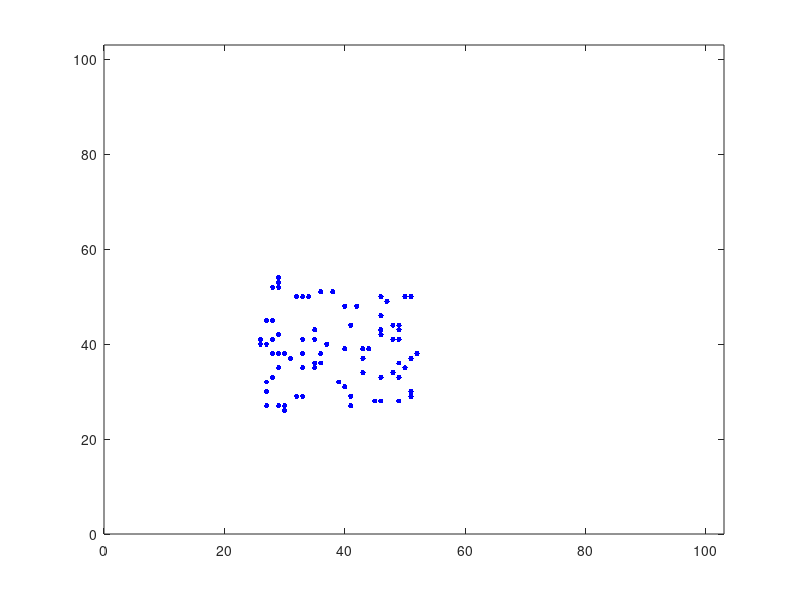

The MATLAB script that drew this image: (Note: this script raises an error after producing the figure.)

nseeds=80;
probfil=0.5;
dprobfil=0.245;
wx=0.999;
m = 102;




nosteps=1;
nsteps=200;
step=0;
ostep=0;
length=int16(m/8);
nwalls=50;

dprobfilx=dprobfil*wx;
dprobfily=dprobfil*(1-wx);



while ostep<nosteps
        X = zeros(m,m);
     xs=1+int16((m/4)+(m/4)*rand(nseeds));
    ys=1+int16((m/4)+(m/4)*rand(nseeds));

     xw=1+int16(m*rand(nwalls));
    yw=1+int16(m*rand(nwalls));
    for ic=1:nwalls    
     X(xw(ic),yw(ic))=2;
     for jc=1:length
        if (xw(ic)+jc)<m
           X(xw(ic)+jc,yw(ic))=2; 
        end
     end
    end
 for ic=1:nwalls    
     X(xw(ic),yw(ic))=2;
     for jc=1:length
        if (yw(ic)+jc)<m
           X(xw(ic),yw(ic)+jc)=2; 
        end
     end
 end
 
  
    
    

    for ic=1:nseeds    
     X(xs(ic),ys(ic))=1;   
    end
    
    [i,j] = find((X>0) .* (X<2));
       figure(gcf);
      plothandle = plot(i,j,'.', ...
      'Color','blue', ...
      'MarkerSize',12);
   axis([0 m+1 0 m+1]);
  
   
while step<nsteps
    
      notocuppied=0;
      
      pm=rand(1);
      if(pm<0.25)
            cx=int16(1);
            cy=int16(1+rand(1)*(m));
            vx=1;
            vy=0;
 
      elseif(pm>=0.25 && pm <0.5)
             cy=int16(1);
            cx=int16(1+rand(1)*(m));
            vy=1;
            vx=0;
       elseif(pm>=0.5 && pm <0.75)
             cy=int16(m);
            cx=int16(1+rand(1)*(m));
            vx=0;
            vy=1;
      elseif(pm>=0.75 && pm <=1.0)
             cy=int16(m);
            cx=int16(1+rand(1)*(m));
            vx=0;
            vy=1;
      end
      
      vx=(m/2-cx);
      vy=(m/2-cy);
      vx=1;
      vy=1;
      
      
      newcx=cx;
      newcy=cy;
     while notocuppied==0
           
         if (((cx+1)<=m) && (X(cx+1,cy)==1))
                      notocuppied=1;
                      X(cx,cy)=1;
         end;
         if (((cx-1)>0)   && (X(cx-1,cy)==1))
                      notocuppied=1; 
                      X(cx,cy)=1;
         end;

         %neighbours in y direction
         
         if (((cy+1)<=m) && (X(cx,cy+1)==1))
                      notocuppied=1; 
                      X(cx,cy)=1;
         end;
         if (((cy-1)>0)   && (X(cx,cy-1)==1))
                      notocuppied=1; 
                      X(cx,cy)=1;
         end;
 
         
         if(notocuppied==0)
            %fill y direction
            if rand(1)>0.5
            %fill +y direction
                if (cy+1)<=m 
                    newcx=cx+vx;
                    newcy=cy+vy;
                end;
            else
            %fill -y direction
                if(cy-1)>0
                  newcy=cy-vy;
                  newcx=cx+vx;
                end;
            end; 
            
            if(newcx>m)
                newcx=1;
            end
         
 
        
             X(cx,cy)=0;
             X(newcx,newcy)=1;
             cx=newcx;
             cy=newcy;
         end
         
         
         % Update plot.

           [i,j] = find((X>0) .* (X<2));

      set(plothandle,'xdata',i,'ydata',j)
      drawnow
         
         

         
      end%end of while not occuopied loop
      
      

  
      
      
      
      
     step=step+1;
end  %end of main steps loop
     pause(1.);
     %reset(plothandle);
     %cla;
     step=0;
     
    ostep=ostep+1;
end